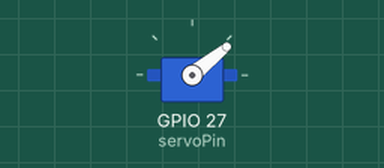
Bench run of a sketch on a simulated ESP32. Parts: servo. What the sketch prints to the serial monitor is not drawn.

Above: at 0.05 s.
At 0.2 s:
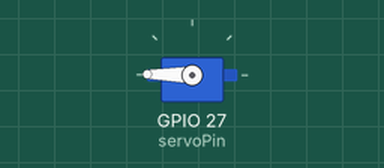
At 0.35 s:
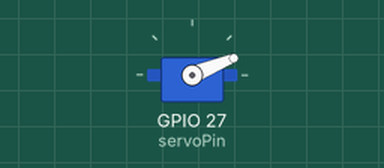
Timing chart, 0 to 3.0 s (numbered marks = the images above):
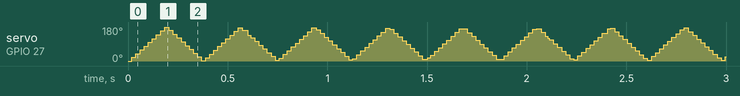

The sketch:

ESP32_Servo.ino
```cpp
#include <ESP32_Servo.h>

// 서보모터 GND 와 보드 GND 연결
// 외부전원 사용 필수

static const int servoPin = 27;

Servo servo1;

void setup() {
    Serial.begin(115200);
    servo1.attach(servoPin);
}

void loop() {
    for(int posDegrees = 0; posDegrees <= 180; posDegrees++) {
        servo1.write(posDegrees); // 모터의 각도를 설정합니다.
        Serial.println(posDegrees);
        delay(1);
    }

    for(int posDegrees = 180; posDegrees >= 0; posDegrees--) {
        servo1.write(posDegrees); // 모터의 각도를 설정합니다.
        Serial.println(posDegrees);
        delay(1);
    }
}
```
